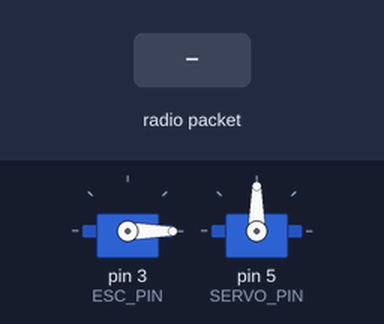
Recording of a program running on a simulated Arduino Nano, built with avr-gcc and run on an emulated ATmega328P. On the bench: 2 × servo. The inputs (shaded band) are chosen by the test bench. No radio packets arrive unless stated; what the program prints to the serial monitor is not drawn.

Above: at 4.2 s.
4.3 s: radio packet "1" arrives
At 4.95 s:
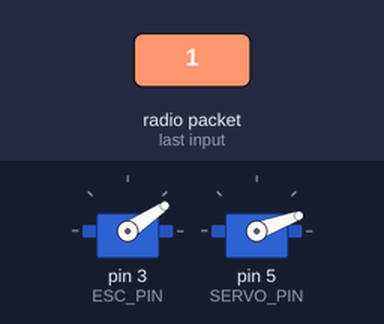
7.3 s: radio packet "0" arrives
At 8.27 s:
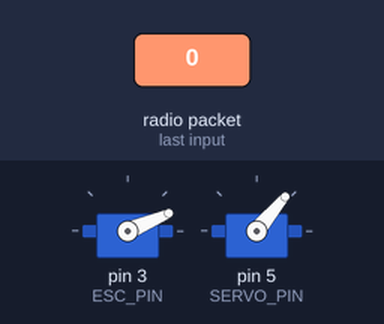
Timing chart, 0 to 10.3 s (numbered marks = the images above; inputs shaded):
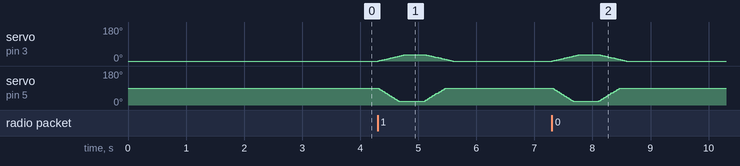

Measured:
- after the input at 4.3 s, servo on pin 3 (ESC_PIN): rises from 0° to 34° in 0.47 s, then falls to 0° in 0.81 s
- after the input at 7.3 s, servo on pin 3 (ESC_PIN): rises from 0° to 33° in 0.46 s, then falls to 0° in 0.81 s

The program:

main.cpp
```cpp
// ===== RX (Nano): nRF24 -> 控制 ESC & Servo =====
#include <Arduino.h>
#include <SPI.h>
#include <nRF24L01.h>
#include <RF24.h>
#include <Servo.h>

#define CE_PIN   9
#define CSN_PIN 10
// SPI: SCK=13, MISO=12, MOSI=11

RF24 radio(CE_PIN, CSN_PIN);
const byte txAddr[6] = "CTRL1";
const byte rxAddr[6] = "BASE1";

// 避免与库内宏 RF_CH 冲突，使用 RF_CHANNEL
static const uint8_t RF_CHANNEL = 76;

struct __attribute__((packed)) JoyPacket { uint8_t x, y, seq; };

// 执行器引脚/参数
#define ESC_PIN       3
#define SERVO_PIN     5

static const int THROTTLE_MIN_US  = 1000;
static const int THROTTLE_MAX_US  = 2000;   // 可改 1900
static const int THROTTLE_SAFE_US = 1000;   // 掉线保护

static const int SERVO_MIN_DEG    = 20;
static const int SERVO_MAX_DEG    = 160;
static const int SERVO_CENTER_DEG = (SERVO_MIN_DEG + SERVO_MAX_DEG)/2;

static const int RAMP_STEP_US     = 4;      // ESC 斜率限制
static const int LOOP_DELAY_MS    = 10;     // ~100Hz

static const uint16_t LINK_TIMEOUT_MS     = 800;
static const uint16_t REINIT_COOLDOWN_MS  = 1500;

Servo esc, srv;

unsigned long lastRx=0, lastReinit=0;
bool linkUp=false;
uint8_t lastSeq=0; bool seqInited=false; uint32_t lost=0;

int throttleTarget = THROTTLE_SAFE_US;
int throttleNow    = THROTTLE_SAFE_US;
int servoTargetDeg = SERVO_CENTER_DEG;
int servoNowDeg    = SERVO_CENTER_DEG;

static inline int clamp(int v, int lo, int hi){ return v<lo?lo:(v>hi?hi:v); }
static inline int mapByteToUs(uint8_t b, int usMin, int usMax){
  long out = map((long)b, 1, 255, usMin, usMax);
  return clamp((int)out, usMin, usMax);
}
static inline int mapByteToDeg(uint8_t b, int degMin, int degMax){
  long out = map((long)b, 1, 255, degMin, degMax);
  return clamp((int)out, degMin, degMax);
}
static inline int approach(int current, int target, int step){
  if(current < target) return (current+step>target)?target:(current+step);
  if(current > target) return (current-step<target)?target:(current-step);
  return current;
}

void radioReinitRX(){
  radio.setPALevel(RF24_PA_MIN);
  radio.setDataRate(RF24_250KBPS);
  radio.setChannel(RF_CHANNEL);
  radio.setRetries(15, 15);
  radio.setCRCLength(RF24_CRC_16);
  radio.setAutoAck(true);
  radio.disableDynamicPayloads();
  radio.setPayloadSize(sizeof(JoyPacket));
  radio.openReadingPipe(1, txAddr);
  radio.openWritingPipe(rxAddr);
  radio.startListening();
  radio.flush_rx();
  radio.flush_tx();
}

void setup(){
  Serial.begin(115200);

  esc.attach(ESC_PIN, THROTTLE_MIN_US, 2000);
  srv.attach(SERVO_PIN);
  esc.writeMicroseconds(THROTTLE_SAFE_US);
  srv.write(servoNowDeg);

  Serial.println(F("⚙️ ESC 上电：安全油门，等待自检…"));
  delay(3000);
  Serial.println(F("✅ 自检完成，等待无线数据控制"));

  if(!radio.begin()){ Serial.println(F("❌ NRF24 init fail")); while(1){delay(1000);} }
  radioReinitRX();
  lastRx = millis();

  Serial.println(F("RX ready: X->ESC, Y->Servo"));
}

void loop(){
  // 收包
  while (radio.available()){
    JoyPacket pkt; radio.read(&pkt, sizeof(pkt));
    lastRx = millis();
    if(!linkUp){ linkUp=true; Serial.println(F("✅ 已连接，开始接收控制")); }

    // 丢包统计
    if(!seqInited) seqInited=true;
    else { int d=(int)pkt.seq-(int)lastSeq; if(d<=0) d+=255; if(d>1) lost+=(uint32_t)(d-1); }
    lastSeq = pkt.seq;

    // X -> ESC, Y -> Servo
    throttleTarget = mapByteToUs(pkt.x, THROTTLE_MIN_US, THROTTLE_MAX_US);
    servoTargetDeg = mapByteToDeg(pkt.y, SERVO_MIN_DEG, SERVO_MAX_DEG);

    static unsigned long lastPrint=0;
    if (millis()-lastPrint > 120){
      lastPrint = millis();
      Serial.print(F("RX x=")); Serial.print(pkt.x);
      Serial.print(F(" y="));   Serial.print(pkt.y);
      Serial.print(F(" seq=")); Serial.print(pkt.seq);
      Serial.print(F(" | thrT=")); Serial.print(throttleTarget);
      Serial.print(F("us srvT=")); Serial.print(servoTargetDeg);
      Serial.print(F("deg | lost=")); Serial.println(lost);
    }
  }

  // 失联保护 + 自愈节流
  unsigned long now = millis();
  if (now - lastRx > LINK_TIMEOUT_MS){
    if (linkUp){ linkUp=false; Serial.println(F("⛔ 掉线：安全输出(最小油门+居中)")); }
    throttleTarget = THROTTLE_SAFE_US;
    servoTargetDeg = SERVO_CENTER_DEG;

    if (now - lastReinit > REINIT_COOLDOWN_MS){
      radio.powerDown(); delay(5); radio.powerUp(); delay(5);
      radioReinitRX();
      lastReinit = now;
    }
  }

  // 同步输出（非阻塞）
  throttleNow = approach(throttleNow, throttleTarget, RAMP_STEP_US);
  esc.writeMicroseconds(throttleNow);

  servoNowDeg = approach(servoNowDeg, servoTargetDeg, 2);
  srv.write(servoNowDeg);

  delay(LOOP_DELAY_MS);
}
```
